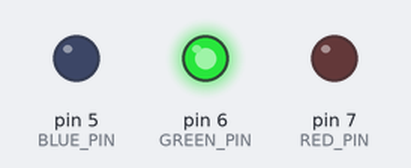
Simulated run of this sketch. Board: Arduino Uno, built with avr-gcc and run on an emulated ATmega328P. On the bench: output pins drawn as LEDs (lit = HIGH).

Above: at 0.5 s.
At 1.5 s:
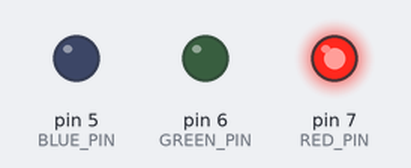
At 2.5 s:
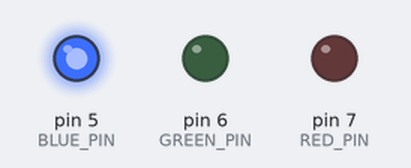
At 3.5 s:
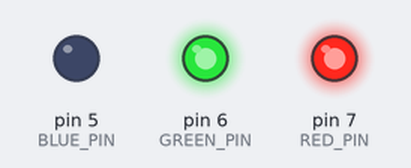
At 4.5 s:
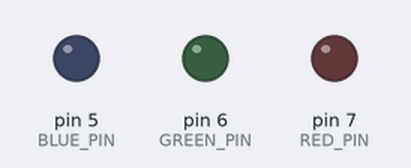
Timing chart, 0 to 6.5 s (numbered marks = the images above):
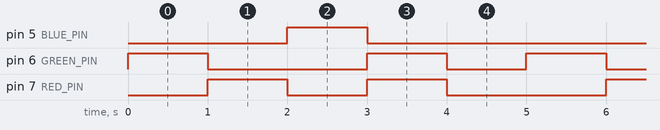

The sketch:

0_red_green_yellow_leds.ino
```cpp
const int RED_PIN = 7;
const int GREEN_PIN = 6;
const int BLUE_PIN = 5;
void setup() {

  Serial.begin(9600);
  pinMode(RED_PIN, OUTPUT);
  pinMode(GREEN_PIN, OUTPUT);
  pinMode(BLUE_PIN, OUTPUT);
}

void loop() {
  //GREEN
  analogWrite(BLUE_PIN, 0);
  analogWrite(RED_PIN, 0);
  analogWrite(GREEN_PIN, 255);
  delay(1000);
  //RED
  analogWrite(BLUE_PIN, 0);
  analogWrite(GREEN_PIN, 0);
  analogWrite(RED_PIN, 255);
  delay(1000);
  //BLUE
  analogWrite(BLUE_PIN, 255);
  analogWrite(GREEN_PIN, 0);
  analogWrite(RED_PIN, 0);
  delay(1000);
  //YELLOW
  analogWrite(BLUE_PIN, 0);
  analogWrite(RED_PIN, 255);
  analogWrite(GREEN_PIN, 255);
  delay(1000);
  //RESET ALL PINS
  analogWrite(RED_PIN, 0);
  analogWrite(GREEN_PIN, 0);
  analogWrite(BLUE_PIN, 0);
  delay(1000);
}
```

Measured:
- by itself, pin 5 (BLUE_PIN): alternates HIGH for 1.0 s and LOW for 4.0 s
- by itself, pin 6 (GREEN_PIN): repeats every 5.0 s: LOW 2.0 s, HIGH 1.0 s, LOW 1.0 s, HIGH 1.0 s
- by itself, pin 7 (RED_PIN): repeats every 5.0 s: LOW 1.0 s, HIGH 1.0 s, LOW 2.0 s, HIGH 1.0 s
